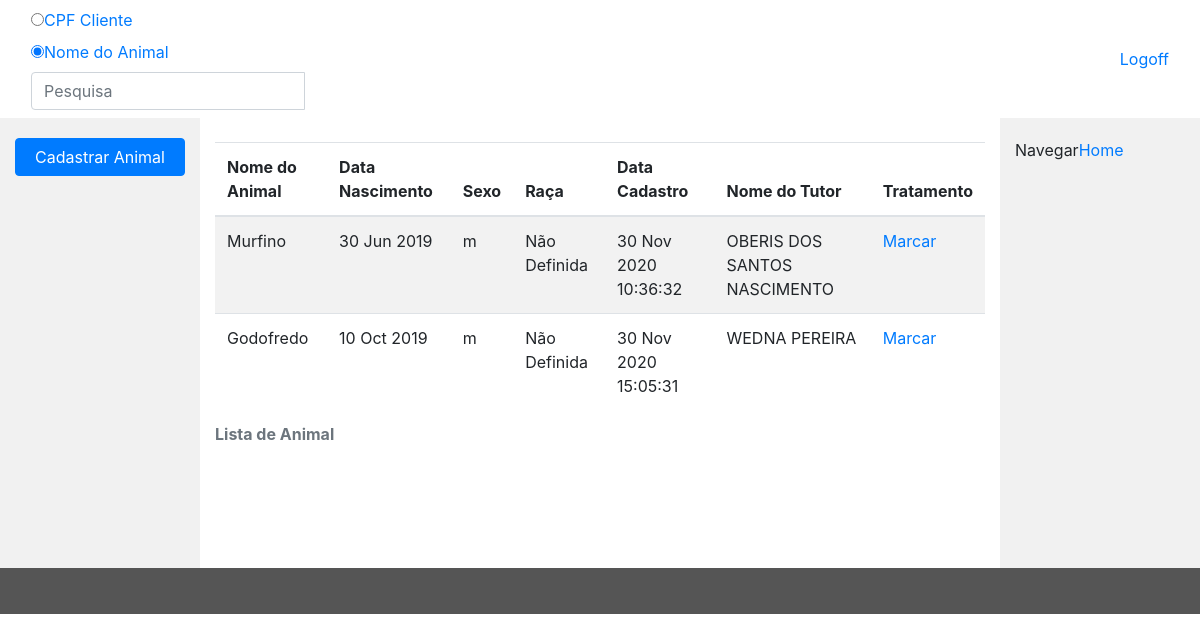
The page /TF_Clinicia/view/buscar_animal_tratamento.php on the database its author committed.
### tables this page shows
CREATE TABLE `animal` (
  `idanimal` int(11) NOT NULL,
  `nome` varchar(255) NOT NULL,
  `data_nascimento` date DEFAULT NULL,
  `sexo` varchar(1) NOT NULL,
  `idcliente` int(11) NOT NULL,
  `data_cadastro` datetime NOT NULL DEFAULT current_timestamp(),
  `idraca` int(11) NOT NULL
);

CREATE TABLE `raca` (
  `idraca` int(11) NOT NULL,
  `nome` varchar(255) NOT NULL,
  `idespecie` int(11) NOT NULL
);

CREATE TABLE `pessoa` (
  `idpessoa` int(11) NOT NULL,
  `nome` varchar(255) NOT NULL,
  `sexo` char(1) NOT NULL,
  `email` varchar(255) DEFAULT NULL,
  `telefone` varchar(20) NOT NULL,
  `idendereco` int(11) NOT NULL,
  `data_cadastro` datetime NOT NULL DEFAULT current_timestamp()
);

### TF_Clinicia/models/animal_model.php (called while the page is built, shortened)
<?php
    class Animal_model{
        function listar_animal($conn)
        {
            $sql = "SELECT a.idanimal, a.nome, DATE_FORMAT(a.data_nascimento, '%d %b %Y') as data_nascimento, a.sexo,
            DATE_FORMAT(a.data_cadastro, '%d %b %Y %T') AS data_cadastro, p.nome as cliente, r.nome as raca
            FROM animal as a INNER JOIN pessoa as p INNER JOIN cliente AS c
            ON a.idcliente = c.idcliente and c.idpessoa = p.idpessoa INNER JOIN raca AS r ON a.idraca = r.idraca";
            $resultado = $conn ->query($sql);
            return $resultado;
        }
    }
?>

### TF_Clinicia/view/buscar_animal_tratamento.php (the view, shortened to what this page needs)
<!DOCTYPE html>
<html lang="pt-br">
<head>
  <link href="css/bootstrap.min.css" rel="stylesheet">
  <link href="css/stilos.css" rel="stylesheet">
</head>
<body>
<nav class="navbar navbar-inverse ">
    <div class="container-fluid">
        <form class="navbar-form navbar-left " action="" method='POST'>
            <div class="input-group">
                <ul class="nav navbar-nav navbar-left">
                    <li><a href="#"><label class="radio-inline"><input type="radio" value = "cpf" name="radio_pesquisa" checked>CPF Cliente</label></a></li>
                    <li><a href="#"><label class="radio-inline"><input type="radio" value = "animal" name="radio_pesquisa" checked>Nome do Animal</label></a></li>
                </ul>
            </div>
            <div class="input-group">
                <input type="text" name ="input_pesquisa" class="form-control" placeholder="Pesquisa">
                <div class="input-group-btn">
                    <button class="btn btn-default" type="submit">
                    </button>
                </div>
            </div>
        </form>
        <ul class="nav navbar-nav navbar-right">
            <li><a href="#"><span class="glyphicon glyphicon-log-out"></span> Logoff</a></li>
        </ul>
    </div>
</nav>
    <div class="container-fluid text-center">
        <div class="row content">
            <div class="col-sm-2 sidenav">
                <div class="well">
                    <button onclick="window.location.href='form_cadastro_aninal.php'" type="submit" class="btn btn-primary btn-block" data-toggle="modal" data-target="#idanimal">
                    Cadastrar Animal
                    </button>
                </div>
            </div>
            <div class="container col-sm-8 text-left">
                <?php
                    include "../conexao_bd.php";
                    include_once "../models/animal_model.php";
                    $animal_modal = new Animal_model();
                    $resultado_busca = null;
                    if (isset($_POST['input_pesquisa']) AND isset( $_POST['radio_pesquisa'])){
                        $btn_radio = $_POST['radio_pesquisa'];
                        $pesquisa_dados = $_POST['input_pesquisa'];
                        if($btn_radio == "cpf"){
                            include_once "../controllers/cliente.php";
                            $cliente = new Cliente();
                            $cliente ->setCpf($pesquisa_dados);
                            $cpf = $cliente ->getCpf();
                        $resultado_busca = $animal_modal ->busca_tutor($cpf, $conn);
                        }elseif($btn_radio == "animal"){
                            include_once "../controllers/animal.php";
                            $animal = new Animal();
                            $animal ->setCodigo($pesquisa_dados);
                            $nome = $animal ->getCodigo();
                            $resultado_busca = $animal_modal ->busca_animal($nome, $conn);
                        }
                    }else{
                        $resultado_busca = $animal_modal ->listar_animal($conn);
                    }
                    if ($resultado_busca ->num_rows > 0) {
                        echo"
                            <div class='table-responsive'>
                                <table class= 'table  table-striped table-hover '>
                                <caption><b>Lista de Animal</b></caption>
                                <br>
                                    <thead>
                                        <tr>
                                            <th>Nome do Animal</th>
                                            <th>Data Nascimento</th>
                                            <th>Sexo</th>
                                            <th>Raça</th>
                                            <th>Data Cadastro</th>
                                            <th>Nome do Tutor</th>
                                            <th>Tratamento</th>
                                        </tr>
                                    </thead>
                                    <tbody>";
                                    while($linha = $resultado_busca ->fetch_assoc()){
                                        echo"
                                            <tr>
                                            <td>$linha[nome]</td>
                                            <td>$linha[data_nascimento]</td>
                                            <td>$linha[sexo]</td>
                                            <td>$linha[raca]</td>
                                            <td>$linha[data_cadastro]</td>
                                            <td>$linha[cliente]</td>
                                            <td><a type='submit' href='form_cadastro_tratamento.php?id=$linha[idanimal]'>Marcar</a></td>
                                            </tr>
                                        ";
                                    }
                        echo"
                                    </tbody>
                                </table>
                            </div>
                        ";
                    }
                ?>
            </div>
            <div class="col-sm-2 sidenav">
                <ul class="nav nav-list">
                        <li class="nav-header">Navegar</li>
                        <li class="active"><a href="index.php">Home</a></li>
                </ul>
            </div>
        </div>
        </div>
    <footer class="container-fluid text-center">
    </footer>
</body>
</html>

### TF_Clinicia/view/css/stilos.css (style rules this page uses)
.navbar { margin-bottom: 0; border-radius: 0; }
.row.content { height: 450px }
.sidenav { padding-top: 20px; background-color: #f1f1f1; height: 100%; }
footer { background-color: #555; color: white; padding: 15px; }

### rows shown on the page
animal: nome "Murfino", linha "30 Jun 2019", sexo "m", idraca.nome "Não Definida", linha "30 Nov 2020 10:36:32", pessoa.nome "OBERIS DOS SANTOS NASCIMENTO"
animal: nome "Godofredo", linha "10 Oct 2019", sexo "m", idraca.nome "Não Definida", linha "30 Nov 2020 15:05:31", pessoa.nome "WEDNA PEREIRA"
